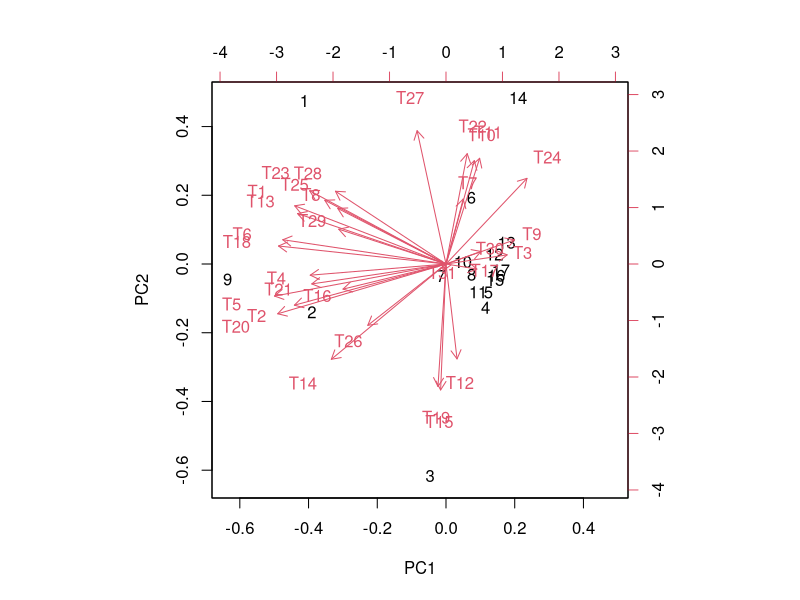
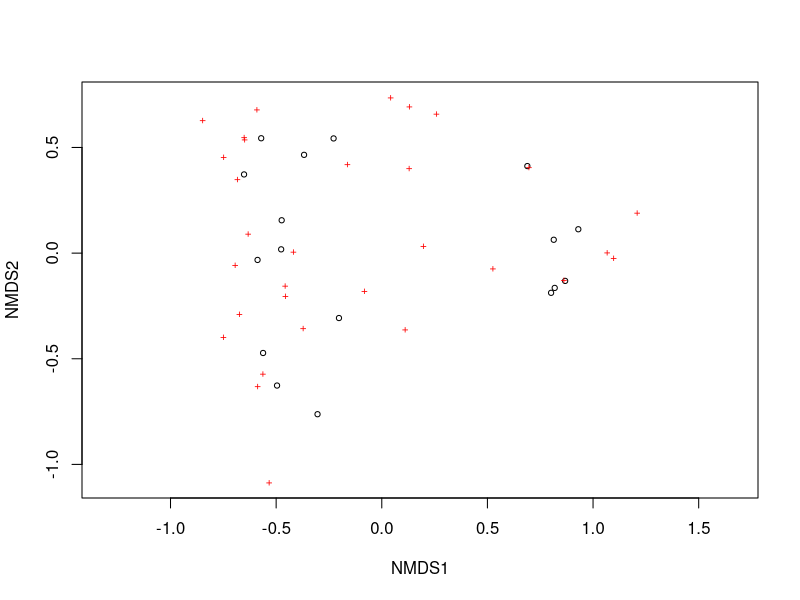

The R source for these figures, in order:
epipal <- read.csv("epipalassemblages.csv")
names(epipal)
epipalnums <- epipal[,-c(1,33,34,35)]
epipca <- prcomp(epipalnums, scale = T)
biplot(epipca)
library(vegan)
NMDSepipal <- metaMDS(epipalnums, distance = "bray", trace = 1)
plot(NMDSepipal)
epipalcca <- cca(epipalnums~epipal$Period)
epipalcca
##Trying out kmeans to find the groups? Try 2 based on the plots
epipalgroups <- kmeans(epipalnums, 3)
epipalgroups
#Using 3 groups there's a vector of the clusters
clustergroups <- c(2,1,1,1,3,3,3,3,2,1,1,3,3,3,3,3,3)
groupings <- data.frame(epipal, clustergroups)
groupings
#These groupings don't seem to be related to the Period or Region groups. Curious.
